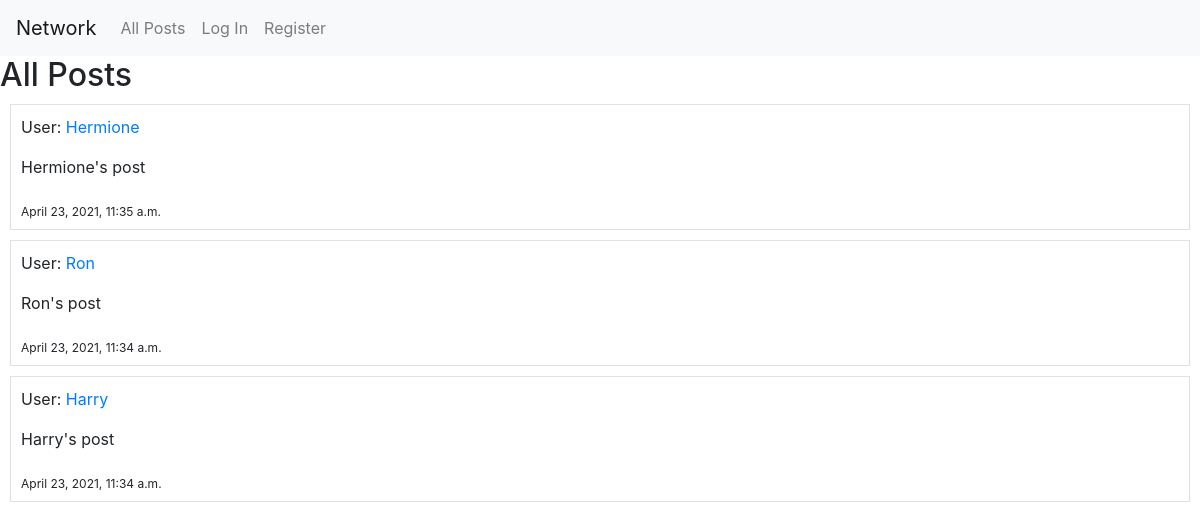
The page / on the database its author committed.
### network/models.py (models this page shows, shortened)
class TimeStampMixin(models.Model):
    created_at = models.DateTimeField(auto_now_add=True)
    updated_at = models.DateTimeField(auto_now=True)
    class Meta:
        abstract = True

class Post(TimeStampMixin):
    user = models.ForeignKey(User, on_delete=models.CASCADE)
    content = models.CharField(max_length = 64)

class User(AbstractUser):
    pass

### network/views.py (the view, shortened to what this page needs)
# urls.py: path("", views.index, name="index"),
def index(request):
    posts_chronological = []
    for object in Post.objects.all():
        posts_chronological.insert(0,object)
    return render(request, "network/index.html", {
        "form": PostForm(),
        "posts": posts_chronological,
    })

### network/templates/network/index.html (shortened to what this page needs)
{% extends "network/layout.html" %}
{% block body %}
    <h2>All Posts</h2>
    {% for post in posts %}
      <div class="border" style="margin: 10px; padding: 10px;">
        <p>User:  <a href="{% url 'profile' post.user.id %}"> {{ post.user }} </a></p>
        <p> {{ post.content }} </p>
        <sub> {{ post.created_at }}</sub>
      </div>
    {% endfor %}
{% endblock %}

### rows shown on the page
Post: user "Hermione", content "Hermione's post", created_at "April 23, 2021, 11:35 a.m."
Post: user "Ron", content "Ron's post", created_at "April 23, 2021, 11:34 a.m."
Post: user "Harry", content "Harry's post", created_at "April 23, 2021, 11:34 a.m."
